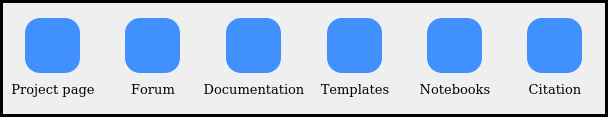
                     <widget class="QFrame" name="frame_ext_links">
                      <property name="minimumSize">
                       <size>
                        <width>0</width>
                        <height>0</height>
                       </size>
                      </property>
                      <property name="maximumSize">
                       <size>
                        <width>16777215</width>
                        <height>120</height>
                       </size>
                      </property>
                      <property name="styleSheet">
                       <string notr="true">#frame_ext_links {border: 3px solid 	rgb(169,169,169); border-radius: 25px;}</string>
                      </property>
                      <property name="frameShape">
                       <enum>QFrame::Shape::Box</enum>
                      </property>
                      <property name="frameShadow">
                       <enum>QFrame::Shadow::Plain</enum>
                      </property>
                      <property name="lineWidth">
                       <number>3</number>
                      </property>
                      <layout class="QHBoxLayout" name="horizontalLayout_21">
                       <property name="spacing">
                        <number>0</number>
                       </property>
                       <property name="leftMargin">
                        <number>0</number>
                       </property>
                       <property name="topMargin">
                        <number>15</number>
                       </property>
                       <property name="rightMargin">
                        <number>0</number>
                       </property>
                       <property name="bottomMargin">
                        <number>15</number>
                       </property>
                       <item alignment="Qt::AlignmentFlag::AlignHCenter">
                        <widget class="QFrame" name="github_frame">
                         <property name="frameShape">
                          <enum>QFrame::Shape::NoFrame</enum>
                         </property>
                         <property name="frameShadow">
                          <enum>QFrame::Shadow::Raised</enum>
                         </property>
                         <layout class="QVBoxLayout" name="verticalLayout_34">
                          <property name="spacing">
                           <number>10</number>
                          </property>
                          <property name="leftMargin">
                           <number>0</number>
                          </property>
                          <property name="topMargin">
                           <number>0</number>
                          </property>
                          <property name="rightMargin">
                           <number>0</number>
                          </property>
                          <property name="bottomMargin">
                           <number>0</number>
                          </property>
                          <item alignment="Qt::AlignmentFlag::AlignHCenter">
                           <widget class="QPushButton" name="biapy_github_bn">
                            <property name="minimumSize">
                             <size>
                              <width>55</width>
                              <height>55</height>
                             </size>
                            </property>
                            <property name="maximumSize">
                             <size>
                              <width>55</width>
                              <height>55</height>
                             </size>
                            </property>
                            <property name="styleSheet">
                             <string notr="true">QPushButton {
	border: none;
	border-radius: 15px;
	background-color: rgb(64,144,253);
}
QPushButton:hover {
	background-color: rgb(255,255,255);
	border: 2px solid rgb(0, 0, 0);
}
QPushButton:pressed {	
	background-color: rgb(255,255,255);
	border: 2px solid rgb(0, 0, 0);
}

QPushButton:disabled {
background-color:#A9A9A9;
}</string>
                            </property>
                            <property name="text">
                             <string/>
                            </property>
                            <property name="iconSize">
                             <size>
                              <width>45</width>
                              <height>45</height>
                             </size>
                            </property>
                           </widget>
                          </item>
                          <item alignment="Qt::AlignmentFlag::AlignHCenter">
                           <widget class="QLabel" name="home_project_page_label">
                            <property name="minimumSize">
                             <size>
                              <width>100</width>
                              <height>0</height>
                             </size>
                            </property>
                            <property name="maximumSize">
                             <size>
                              <width>16777215</width>
                              <height>16777215</height>
                             </size>
                            </property>
                            <property name="font">
                             <font>
                              <family>DejaVu Math TeX Gyre</family>
                              <pointsize>10</pointsize>
                              <bold>false</bold>
                             </font>
                            </property>
                            <property name="text">
                             <string>&lt;html&gt;&lt;head/&gt;&lt;body&gt;&lt;p align=&quot;center&quot;&gt;Project page&lt;/p&gt;&lt;/body&gt;&lt;/html&gt;</string>
                            </property>
                           </widget>
                          </item>
                         </layout>
                        </widget>
                       </item>
                       <item alignment="Qt::AlignmentFlag::AlignHCenter">
                        <widget class="QFrame" name="forum_frame">
                         <property name="frameShape">
                          <enum>QFrame::Shape::NoFrame</enum>
                         </property>
                         <property name="frameShadow">
                          <enum>QFrame::Shadow::Raised</enum>
                         </property>
                         <layout class="QVBoxLayout" name="verticalLayout_15">
                          <property name="spacing">
                           <number>10</number>
                          </property>
                          <property name="leftMargin">
                           <number>0</number>
                          </property>
                          <property name="topMargin">
                           <number>0</number>
                          </property>
                          <property name="rightMargin">
                           <number>0</number>
                          </property>
                          <property name="bottomMargin">
                           <number>0</number>
                          </property>
                          <item alignment="Qt::AlignmentFlag::AlignHCenter">
                           <widget class="QPushButton" name="biapy_forum_bn">
                            <property name="minimumSize">
                             <size>
                              <width>55</width>
                              <height>55</height>
                             </size>
                            </property>
                            <property name="maximumSize">
                             <size>
                              <width>55</width>
                              <height>55</height>
                             </size>
                            </property>
                            <property name="styleSheet">
                             <string notr="true">QPushButton {
	border: none;
	border-radius: 15px;
	background-color: rgb(64,144,253);
}
QPushButton:hover {
	background-color: rgb(255,255,255);
	border: 2px solid rgb(0, 0, 0);
}
QPushButton:pressed {	
	background-color: rgb(255,255,255);
	border: 2px solid rgb(0, 0, 0);
}

QPushButton:disabled {
background-color:#A9A9A9;
}</string>
                            </property>
                            <property name="text">
                             <string/>
                            </property>
                            <property name="iconSize">
                             <size>
                              <width>45</width>
                              <height>45</height>
                             </size>
                            </property>
                           </widget>
                          </item>
                          <item>
                           <widget class="QLabel" name="forum_page_label">
                            <property name="minimumSize">
                             <size>
                              <width>100</width>
                              <height>0</height>
                             </size>
                            </property>
                            <property name="maximumSize">
                             <size>
                              <width>16777215</width>
                              <height>16777215</height>
                             </size>
                            </property>
                            <property name="font">
                             <font>
                              <family>DejaVu Math TeX Gyre</family>
                              <pointsize>10</pointsize>
                              <bold>false</bold>
                             </font>
                            </property>
                            <property name="text">
                             <string>&lt;html&gt;&lt;head/&gt;&lt;body&gt;&lt;p align=&quot;center&quot;&gt;Forum&lt;/p&gt;&lt;/body&gt;&lt;/html&gt;</string>
                            </property>
                           </widget>
                          </item>
                         </layout>
                        </widget>
                       </item>
                       <item alignment="Qt::AlignmentFlag::AlignHCenter">
                        <widget class="QFrame" name="doc_frame">
                         <property name="minimumSize">
                          <size>
                           <width>0</width>
                           <height>0</height>
                          </size>
                         </property>
                         <property name="maximumSize">
                          <size>
                           <width>16777215</width>
                           <height>16777215</height>
                          </size>
                         </property>
                         <property name="frameShape">
                          <enum>QFrame::Shape::NoFrame</enum>
                         </property>
                         <property name="frameShadow">
                          <enum>QFrame::Shadow::Raised</enum>
                         </property>
                         <layout class="QVBoxLayout" name="verticalLayout_35">
                          <property name="spacing">
                           <number>10</number>
                          </property>
                          <property name="leftMargin">
                           <number>0</number>
                          </property>
                          <property name="topMargin">
                           <number>0</number>
                          </property>
                          <property name="rightMargin">
                           <number>0</number>
                          </property>
                          <property name="bottomMargin">
                           <number>0</number>
                          </property>
                          <item alignment="Qt::AlignmentFlag::AlignHCenter">
                           <widget class="QPushButton" name="biapy_doc_bn">
                            <property name="minimumSize">
                             <size>
                              <width>55</width>
                              <height>55</height>
                             </size>
                            </property>
                            <property name="maximumSize">
                             <size>
                              <width>55</width>
                              <height>55</height>
                             </size>
                            </property>
                            <property name="styleSheet">
                             <string notr="true">QPushButton {
	border: none;
	border-radius: 15px;
	background-color: rgb(64,144,253);
}
QPushButton:hover {
	background-color: rgb(255,255,255);
	border: 2px solid rgb(0, 0, 0);
}
QPushButton:pressed {	
	background-color: rgb(255,255,255);
	border: 2px solid rgb(0, 0, 0);
}

QPushButton:disabled {
background-color:#A9A9A9;
}</string>
                            </property>
                            <property name="text">
                             <string/>
                            </property>
                            <property name="iconSize">
                             <size>
                              <width>45</width>
                              <height>45</height>
                             </size>
                            </property>
                           </widget>
                          </item>
                          <item>
                           <widget class="QLabel" name="documentation_page_label">
                            <property name="minimumSize">
                             <size>
                              <width>100</width>
                              <height>0</height>
                             </size>
                            </property>
                            <property name="maximumSize">
                             <size>
                              <width>16777215</width>
                              <height>16777215</height>
                             </size>
                            </property>
                            <property name="font">
                             <font>
                              <family>DejaVu Math TeX Gyre</family>
                              <pointsize>10</pointsize>
                              <bold>false</bold>
                             </font>
                            </property>
                            <property name="text">
                             <string>&lt;html&gt;&lt;head/&gt;&lt;body&gt;&lt;p align=&quot;center&quot;&gt;Documentation&lt;/p&gt;&lt;/body&gt;&lt;/html&gt;</string>
                            </property>
                           </widget>
                          </item>
                         </layout>
                        </widget>
                       </item>
                       <item alignment="Qt::AlignmentFlag::AlignHCenter">
                        <widget class="QFrame" name="templates_frame">
                         <property name="frameShape">
                          <enum>QFrame::Shape::NoFrame</enum>
                         </property>
                         <property name="frameShadow">
                          <enum>QFrame::Shadow::Raised</enum>
                         </property>
                         <layout class="QVBoxLayout" name="verticalLayout_36">
                          <property name="spacing">
                           <number>10</number>
                          </property>
                          <property name="leftMargin">
                           <number>0</number>
                          </property>
                          <property name="topMargin">
                           <number>0</number>
                          </property>
                          <property name="rightMargin">
                           <number>0</number>
                          </property>
                          <property name="bottomMargin">
                           <number>0</number>
                          </property>
                          <item alignment="Qt::AlignmentFlag::AlignHCenter">
                           <widget class="QPushButton" name="biapy_templates_bn">
                            <property name="minimumSize">
                             <size>
                              <width>55</width>
                              <height>55</height>
                             </size>
                            </property>
                            <property name="maximumSize">
                             <size>
                              <width>55</width>
                              <height>55</height>
                             </size>
                            </property>
                            <property name="styleSheet">
                             <string notr="true">QPushButton {
	border: none;
	border-radius: 15px;
	background-color: rgb(64,144,253);
}
QPushButton:hover {
	background-color: rgb(255,255,255);
	border: 2px solid rgb(0, 0, 0);
}
QPushButton:pressed {	
	background-color: rgb(255,255,255);
	border: 2px solid rgb(0, 0, 0);
}

QPushButton:disabled {
background-color:#A9A9A9;
}</string>
                            </property>
                            <property name="text">
                             <string/>
                            </property>
                            <property name="iconSize">
                             <size>
                              <width>45</width>
                              <height>45</height>
                             </size>
                            </property>
                           </widget>
                          </item>
                          <item>
                           <widget class="QLabel" name="templates_page_label">
                            <property name="minimumSize">
                             <size>
                              <width>100</width>
                              <height>0</height>
                             </size>
                            </property>
                            <property name="maximumSize">
                             <size>
                              <width>16777215</width>
                              <height>16777215</height>
                             </size>
                            </property>
                            <property name="font">
                             <font>
                              <family>DejaVu Math TeX Gyre</family>
                              <pointsize>10</pointsize>
                              <bold>false</bold>
                             </font>
                            </property>
                            <property name="text">
                             <string>&lt;html&gt;&lt;head/&gt;&lt;body&gt;&lt;p align=&quot;center&quot;&gt;Templates&lt;/p&gt;&lt;/body&gt;&lt;/html&gt;</string>
                            </property>
                           </widget>
                          </item>
                         </layout>
                        </widget>
                       </item>
                       <item alignment="Qt::AlignmentFlag::AlignHCenter">
                        <widget class="QFrame" name="notebooks_frame">
                         <property name="frameShape">
                          <enum>QFrame::Shape::NoFrame</enum>
                         </property>
                         <property name="frameShadow">
                          <enum>QFrame::Shadow::Raised</enum>
                         </property>
                         <layout class="QVBoxLayout" name="verticalLayout_37">
                          <property name="spacing">
                           <number>10</number>
                          </property>
                          <property name="leftMargin">
                           <number>0</number>
                          </property>
                          <property name="topMargin">
                           <number>0</number>
                          </property>
                          <property name="rightMargin">
                           <number>0</number>
                          </property>
                          <property name="bottomMargin">
                           <number>0</number>
                          </property>
                          <item alignment="Qt::AlignmentFlag::AlignHCenter">
                           <widget class="QPushButton" name="biapy_notebooks_bn">
                            <property name="minimumSize">
                             <size>
                              <width>55</width>
                              <height>55</height>
                             </size>
                            </property>
                            <property name="maximumSize">
                             <size>
                              <width>55</width>
                              <height>55</height>
                             </size>
                            </property>
                            <property name="styleSheet">
                             <string notr="true">QPushButton {
	border: none;
	border-radius: 15px;
	background-color: rgb(64,144,253);
}
QPushButton:hover {
	background-color: rgb(255,255,255);
	border: 2px solid rgb(0, 0, 0);
}
QPushButton:pressed {	
	background-color: rgb(255,255,255);
	border: 2px solid rgb(0, 0, 0);
}

QPushButton:disabled {
background-color:#A9A9A9;
}</string>
                            </property>
                            <property name="text">
                             <string/>
                            </property>
                            <property name="iconSize">
                             <size>
                              <width>45</width>
                              <height>45</height>
                             </size>
                            </property>
                           </widget>
                          </item>
                          <item>
                           <widget class="QLabel" name="notebooks_page_label">
                            <property name="minimumSize">
                             <size>
                              <width>100</width>
                              <height>0</height>
                             </size>
                            </property>
                            <property name="maximumSize">
                             <size>
                              <width>16777215</width>
                              <height>16777215</height>
                             </size>
                            </property>
                            <property name="font">
                             <font>
                              <family>DejaVu Math TeX Gyre</family>
                              <pointsize>10</pointsize>
                              <bold>false</bold>
                             </font>
                            </property>
                            <property name="text">
                             <string>&lt;html&gt;&lt;head/&gt;&lt;body&gt;&lt;p align=&quot;center&quot;&gt;Notebooks&lt;/p&gt;&lt;/body&gt;&lt;/html&gt;</string>
                            </property>
                           </widget>
                          </item>
                         </layout>
                        </widget>
                       </item>
                       <item alignment="Qt::AlignmentFlag::AlignHCenter">
                        <widget class="QFrame" name="citation_frame">
                         <property name="frameShape">
                          <enum>QFrame::Shape::NoFrame</enum>
                         </property>
                         <property name="frameShadow">
                          <enum>QFrame::Shadow::Raised</enum>
                         </property>
                         <layout class="QVBoxLayout" name="verticalLayout_38">
                          <property name="spacing">
                           <number>10</number>
                          </property>
                          <property name="leftMargin">
                           <number>0</number>
                          </property>
                          <property name="topMargin">
                           <number>0</number>
                          </property>
                          <property name="rightMargin">
                           <number>0</number>
                          </property>
                          <property name="bottomMargin">
                           <number>0</number>
                          </property>
                          <item alignment="Qt::AlignmentFlag::AlignHCenter">
                           <widget class="QPushButton" name="biapy_citation_bn">
                            <property name="minimumSize">
                             <size>
                              <width>55</width>
                              <height>55</height>
                             </size>
                            </property>
                            <property name="maximumSize">
                             <size>
                              <width>55</width>
                              <height>55</height>
                             </size>
                            </property>
                            <property name="styleSheet">
                             <string notr="true">QPushButton {
	border: none;
	border-radius: 15px;
	background-color: rgb(64,144,253);
}
QPushButton:hover {
	background-color: rgb(255,255,255);
	border: 2px solid rgb(0, 0, 0);
}
QPushButton:pressed {	
	background-color: rgb(255,255,255);
	border: 2px solid rgb(0, 0, 0);
}

QPushButton:disabled {
background-color:#A9A9A9;
}</string>
                            </property>
                            <property name="text">
                             <string/>
                            </property>
                            <property name="iconSize">
                             <size>
                              <width>33</width>
                              <height>33</height>
                             </size>
                            </property>
                           </widget>
                          </item>
                          <item>
                           <widget class="QLabel" name="citation_page_label">
                            <property name="minimumSize">
                             <size>
                              <width>100</width>
                              <height>0</height>
                             </size>
                            </property>
                            <property name="maximumSize">
                             <size>
                              <width>16777215</width>
                              <height>16777215</height>
                             </size>
                            </property>
                            <property name="font">
                             <font>
                              <family>DejaVu Math TeX Gyre</family>
                              <pointsize>10</pointsize>
                              <bold>false</bold>
                             </font>
                            </property>
                            <property name="text">
                             <string>&lt;html&gt;&lt;head/&gt;&lt;body&gt;&lt;p align=&quot;center&quot;&gt;Citation&lt;/p&gt;&lt;/body&gt;&lt;/html&gt;</string>
                            </property>
                           </widget>
                          </item>
                         </layout>
                        </widget>
                       </item>
                      </layout>
                     </widget>
